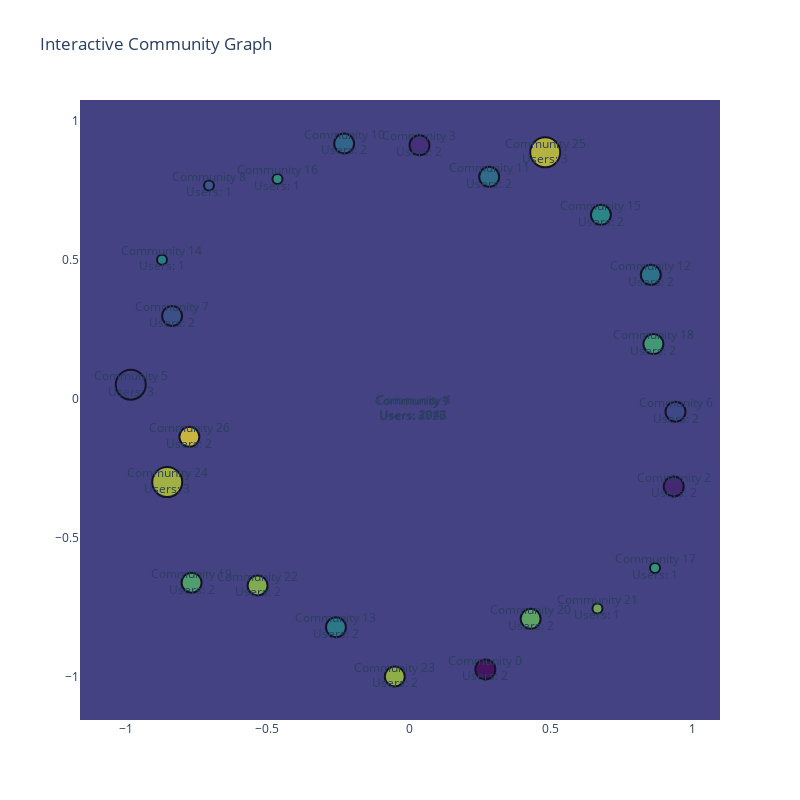

Write notebook code for a chart like this one.
### Code cell
# Count the number of users in each community
community_sizes = {}
for node, community in partition.items():
    if community not in community_sizes:
        community_sizes[community] = 0
    community_sizes[community] += 1

# Create a new graph to represent the communities
community_graph = nx.Graph()

# Add community nodes with sizes as attributes
for community, size in community_sizes.items():
    community_graph.add_node(community, size=size)

# Add edges between communities based on the original graph
for node1, node2 in G.edges:
    community1 = partition[node1]
    community2 = partition[node2]
    if community1 != community2:  # Only add inter-community edges
        if not community_graph.has_edge(community1, community2):
            community_graph.add_edge(community1, community2, weight=0)
        community_graph[community1][community2]['weight'] += 1

# Create positions for Plotly visualization
pos = nx.spring_layout(community_graph)

# Extract node positions and attributes
node_x = []
node_y = []
node_sizes = []
node_text = []
for node, coords in pos.items():
    node_x.append(coords[0])
    node_y.append(coords[1])
    node_sizes.append(community_graph.nodes[node]['size'] * 10)  # Scale size for better visibility
    node_text.append(f"Community {node}<br>Users: {community_graph.nodes[node]['size']}")

# Extract edge positions and weights
edge_x = []
edge_y = []
edge_text = []
for edge in community_graph.edges(data=True):
    x0, y0 = pos[edge[0]]
    x1, y1 = pos[edge[1]]
    edge_x.extend([x0, x1, None])
    edge_y.extend([y0, y1, None])
    edge_text.append(f"Edge Weight: {edge[2]['weight']}")

# Create the Plotly figure
fig = go.Figure()

# Add edges to the graph
fig.add_trace(go.Scatter(
    x=edge_x,
    y=edge_y,
    line=dict(width=0.5, color="#888"),
    hoverinfo='text',
    mode='lines',
    text=edge_text
))

# Add nodes to the graph
fig.add_trace(go.Scatter(
    x=node_x,
    y=node_y,
    mode='markers+text',
    marker=dict(
        size=node_sizes,
        color=list(community_graph.nodes),
        colorscale='Viridis',
        line=dict(width=2, color='black')
    ),
    text=node_text,
    hoverinfo='text'
))

# Set layout
fig.update_layout(
    title="Interactive Community Graph",
    showlegend=False,
    xaxis=dict(showgrid=False, zeroline=False),
    yaxis=dict(showgrid=False, zeroline=False),
    height=800,
    width=800
)

fig.show()

### Figure 1 — Plotly figure (JSON) as saved in the notebook; plotly's stock layout.template omitted (floating-point values rounded to 4 significant figures)
{"data": [{"hoverinfo": "text", "line": {"color": "#888", "width": 0.5}, "mode": "lines", "text": ["Edge Weight: 13942", "Edge Weight: 1032", "Edge Weight: 1465"], "type": "scatter", "x": [0.01114, 0.01145, null, 0.01114, 0.01646, null, 0.01145, 0.01646, null], "y": [-0.03938, -0.03919, null, -0.03938, -0.03616, null, -0.03919, -0.03616, null]}, {"hoverinfo": "text", "marker": {"color": [1, 9, 4, 5, 6, 12, 13, 14, 16, 17, 18, 19, 24, 25, 26, 22, 23, 0, 2, 3, 7, 8, 10, 11, 15, 20, 21], "colorscale": [[0, "#440154"], [0.1111, "#482878"], [0.2222, "#3e4989"], [0.3333, "#31688e"], [0.4444, "#26828e"], [0.5556, "#1f9e89"], [0.6667, "#35b779"], [0.7778, "#6ece58"], [0.8889, "#b5de2b"], [1, "#fde725"]], "line": {"color": "black", "width": 2}, "size": [37170, 46260, 20430, 30, 20, 20, 20, 10, 10, 10, 20, 20, 30, 30, 20, 20, 20, 20, 20, 20, 20, 10, 20, 20, 20, 20, 10]}, "mode": "markers+text", "text": ["Community 1<br>Users: 3717", "Community 9<br>Users: 4626", "Community 4<br>Users: 2043", "Community 5<br>Users: 3", "Community 6<br>Users: 2", "Community 12<br>Users: 2", "Community 13<br>Users: 2", "Community 14<br>Users: 1", "Community 16<br>Users: 1", "Community 17<br>Users: 1", "Community 18<br>Users: 2", "Community 19<br>Users: 2", "Community 24<br>Users: 3", "Community 25<br>Users: 3", "Community 26<br>Users: 2", "Community 22<br>Users: 2", "Community 23<br>Users: 2", "Community 0<br>Users: 2", "Community 2<br>Users: 2", "Community 3<br>Users: 2", "Community 7<br>Users: 2", "Community 8<br>Users: 1", "Community 10<br>Users: 2", "Community 11<br>Users: 2", "Community 15<br>Users: 2", "Community 20<br>Users: 2", "Community 21<br>Users: 1"], "type": "scatter", "x": [0.01114, 0.01145, 0.01646, -0.9819, 0.9394, 0.8523, -0.2581, -0.8717, -0.4643, 0.8671, 0.8614, -0.7673, -0.8533, 0.4799, -0.7751, -0.5346, -0.05059, 0.2686, 0.9331, 0.03646, -0.8361, -0.706, -0.2293, 0.2823, 0.6762, 0.4285, 0.6641], "y": [-0.03938, -0.03919, -0.03616, 0.04931, -0.0478, 0.4443, -0.8228, 0.4989, 0.7892, -0.6101, 0.1956, -0.6628, -0.3009, 0.885, -0.138, -0.6727, -1, -0.9745, -0.3165, 0.9103, 0.2966, 0.7658, 0.9168, 0.7971, 0.6603, -0.7926, -0.7559]}], "layout": {"height": 800, "showlegend": false, "title": {"text": "Interactive Community Graph"}, "width": 800, "xaxis": {"showgrid": false, "zeroline": false}, "yaxis": {"showgrid": false, "zeroline": false}}}
